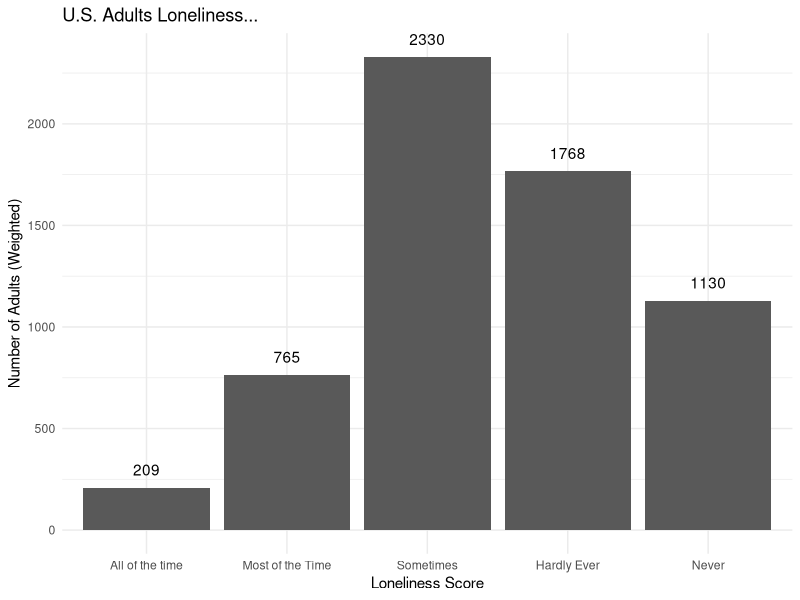
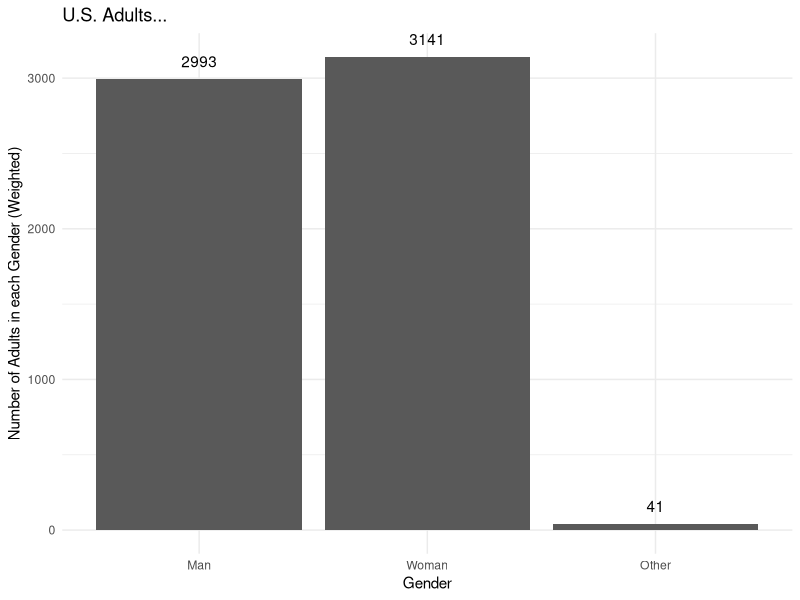
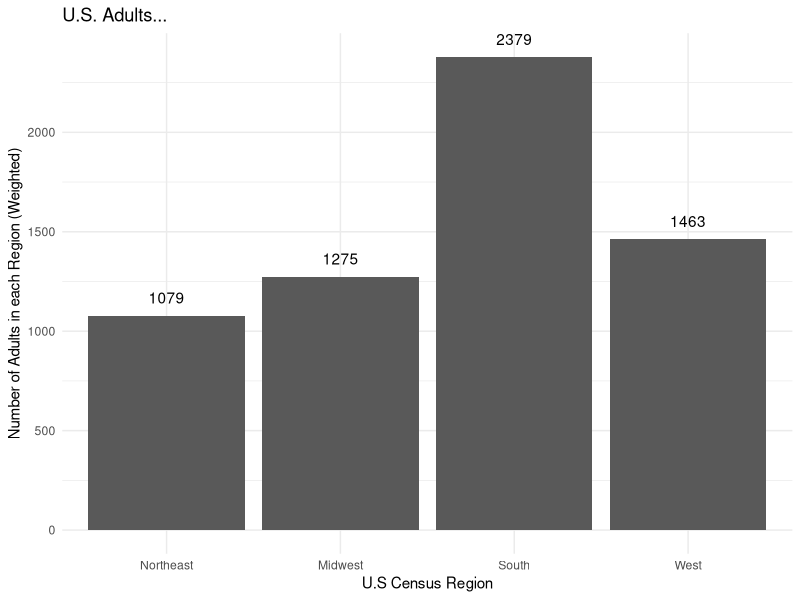
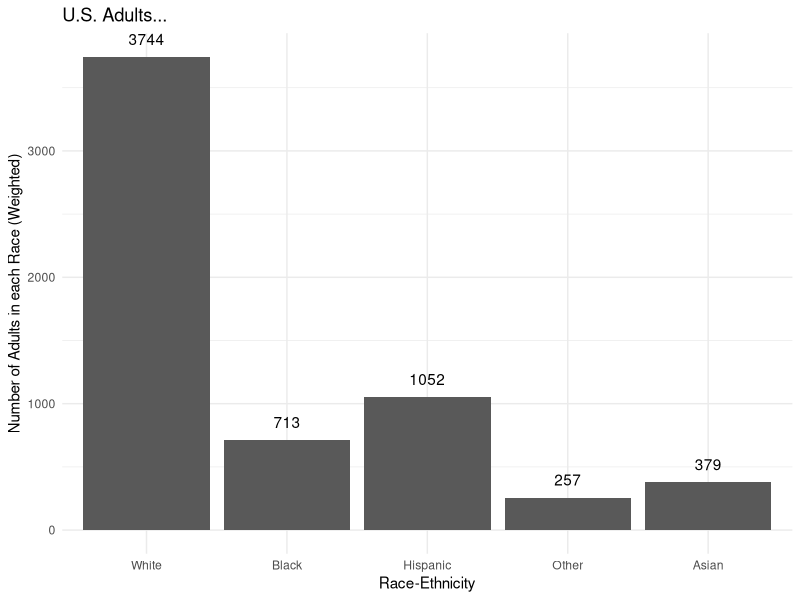
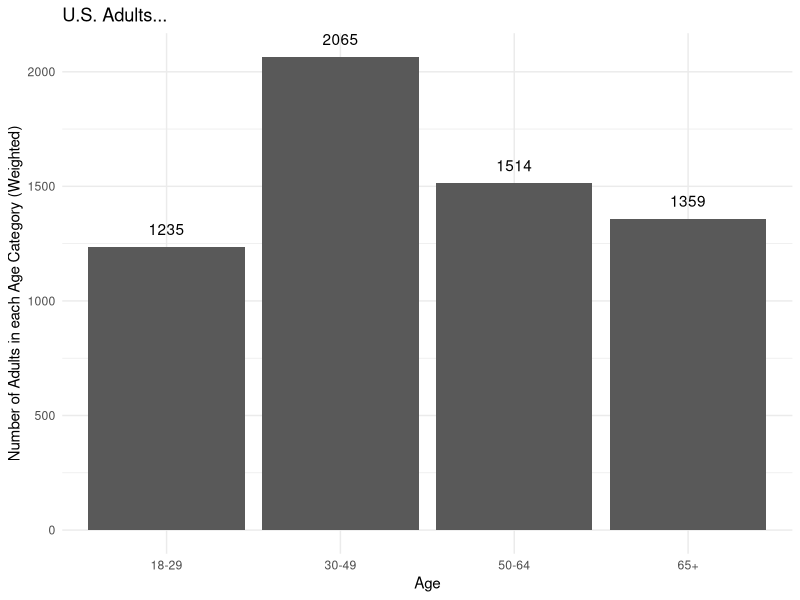
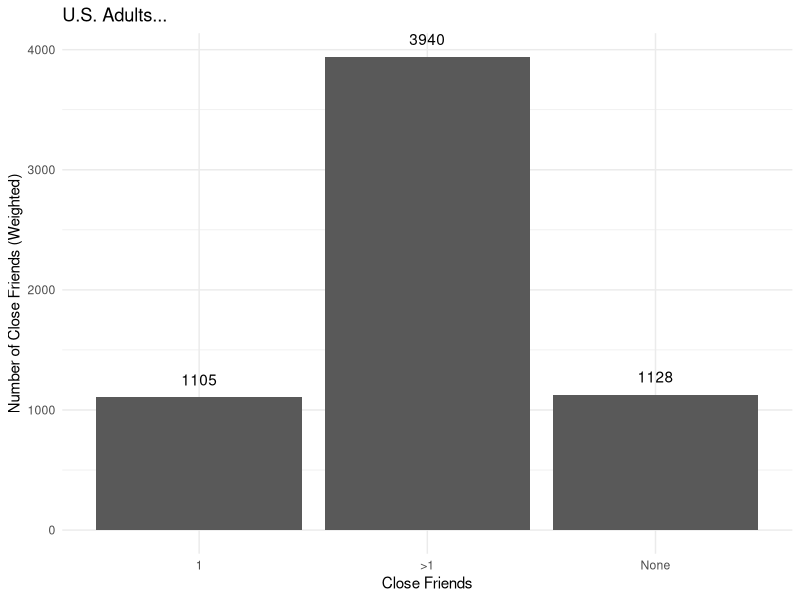
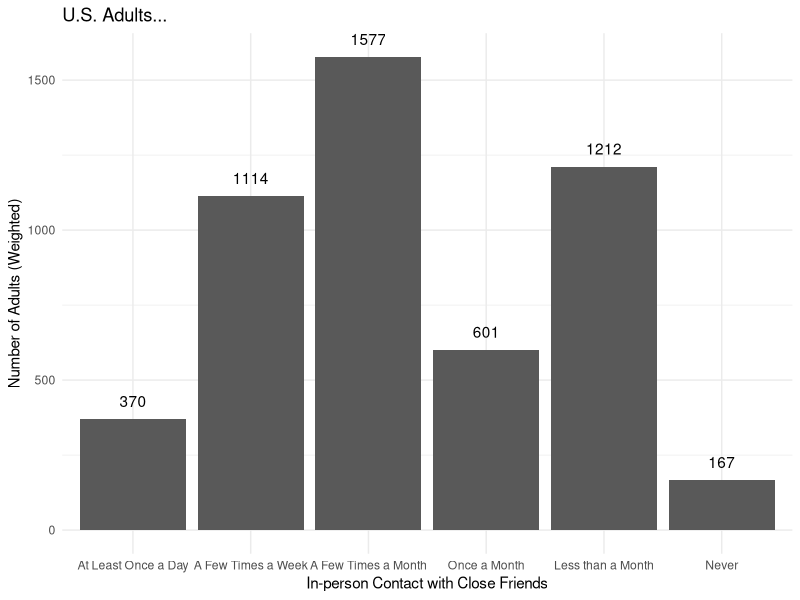
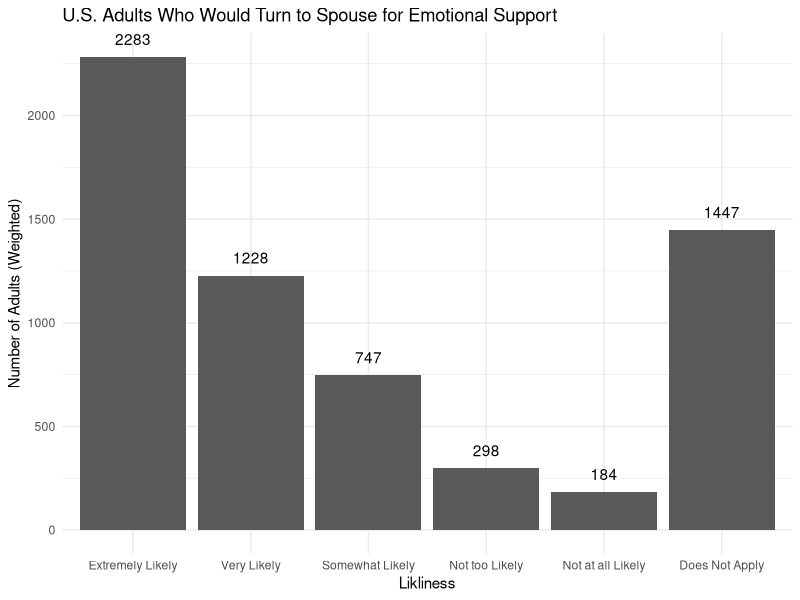

Recreate these plots in R, in order.
# Title:
# Author: Iyanu Dabiri
# Research Questions:

# How do differences in social connection and emotional support help explain
# variation in loneliness across gender, racial/ethnic, and regional groups
# in the U.S.?
# How does the frequency of loneliness differ across gender groups?
# How does the frequency of loneliness differ across racial and ethnic groups?
# How does the frequency of loneliness differ across U.S. regions?
# Is the number of close friends a person has associated with how frequently they experience loneliness?
# Is more frequent in-person contact with close friends associated with less loneliness?


# ------------ File & Library Import ------------ 
install.packages("survey")
library(readxl)
library(dplyr)
library(survey) # for the weights used for Race
library(ggplot2)
atp <- read.csv("ATP W154.csv")


# ------------ Data Cleaning ------------

# Subset Dataset to Include Needed (Renamed) Variables for Analysis
atp_final <- atp |> 
  select(F_AGECAT, F_RACETHNMOD, F_GENDER, F_CREGION, WEIGHT_W154, FEELMOD_a_W154, 
         CLOSEFRI_W154, COMMFRI_c_W154, EMOSUPPFAM_a_W154, EMOSUPPFAM_b_W154, EMOSUPPFAM_c_W154, 
         EMOSUPPFAM_d_W154, EMOSUPPOTH_a_W154, EMOSUPPOTH_c_W154) |> 
  rename(FEEL_LONELY = FEELMOD_a_W154,
         CLOSE_FRIEND = CLOSEFRI_W154,
         COMMFRI_IRL = COMMFRI_c_W154,
         EMOSUPP_SPOUSE = EMOSUPPFAM_a_W154,
         EMOSUPP_MOM = EMOSUPPFAM_b_W154,
         EMOSUPP_DAD = EMOSUPPFAM_c_W154,
         EMOSUPP_OTHFAM = EMOSUPPFAM_d_W154,
         EMOSUPP_FRIEND = EMOSUPPOTH_a_W154,
         EMOSUPP_PROF = EMOSUPPOTH_c_W154) |> 
  glimpse()


# Recode 99s to NA (???)
atp_final <- atp_final |> 
  mutate(across(everything(), ~ na_if(.x, 99)))


#Rename variables
atp_final <- atp_final |> 
  mutate(
    F_AGECAT = factor(F_AGECAT, levels = c(1, 2, 3, 4), 
                      labels = c("18-29", "30-49", "50-64", "65+")),
    
    F_RACETHNMOD = factor(F_RACETHNMOD, levels = c(1, 2, 3, 4, 5), 
                          labels = c("White", "Black", "Hispanic", "Other", "Asian")),
    
    F_GENDER = factor(F_GENDER, levels = c(1, 2, 3), 
                      labels = c("Man", "Woman", "Other")),
    
    F_CREGION = factor(F_CREGION, levels = c(1, 2, 3, 4), 
                       labels = c("Northeast", "Midwest", "South", "West"))
  ) |> 
  glimpse()

# Making FEEL_LONELY into a binary variable
atp_final <- atp_final |> 
  mutate(
    IS_LONELY = if_else(FEEL_LONELY != 1 & FEEL_LONELY != 2, 0, 1, missing = NA)
  )

# Import the weights that will be used throughout analysis
weight <- svydesign(ids = ~1, data = atp_final, weights = ~WEIGHT_W154)


# ------------ EDA Frequency Tables ------------

# Check frequencies of raw variables and NAs
table(atp_final$F_AGECAT, useNA = "always")
table(atp_final$F_RACETHNMOD, useNA = "always")
table(atp_final$F_GENDER, useNA = "always")
table(atp_final$F_CREGION, useNA = "always")
table(atp_final$FEEL_LONELY, useNA = "always")
table(atp_final$CLOSE_FRIEND, useNA = "always") 
table(atp_final$COMMFRI_IRL, useNA = "always")
table(atp_final$EMOSUPP_SPOUSE, useNA = "always")
table(atp_final$EMOSUPP_MOM, useNA = "always") 
table(atp_final$EMOSUPP_DAD, useNA = "always")
table(atp_final$EMOSUPP_OTHFAM, useNA = "always")
table(atp_final$EMOSUPP_FRIEND, useNA = "always")
table(atp_final$EMOSUPP_PROF, useNA = "always")


# Check frequencies with weights
svytable(~F_AGECAT, design = weight)
svytable(~F_RACETHNMOD, design = weight)
svytable(~F_GENDER, design = weight)
svytable(~F_CREGION, design = weight)
svytable(~FEEL_LONELY, design = weight)
svytable(~CLOSE_FRIEND, design = weight)
svytable(~COMMFRI_IRL, design = weight)
svytable(~EMOSUPP_SPOUSE, design = weight)
svytable(~EMOSUPP_MOM, design = weight)
svytable(~EMOSUPP_DAD, design = weight)
svytable(~EMOSUPP_OTHFAM, design = weight)
svytable(~EMOSUPP_FRIEND, design = weight)
svytable(~EMOSUPP_PROF, design = weight)


# ------------ EDA Contingency Tables ------------

# Check weighted loneliness by demographics
round(svytable(~IS_LONELY + F_AGECAT, design = weight) |> prop.table(margin = 2) * 100, digits = 1)
round(svytable(~IS_LONELY + F_RACETHNMOD, design = weight) |> prop.table(margin = 2) * 100, digits = 1)
round(svytable(~IS_LONELY + F_GENDER, design = weight) |> prop.table(margin = 2) * 100, digits = 1)
round(svytable(~IS_LONELY + F_CREGION, design = weight) |> prop.table(margin = 2) * 100, digits = 1)

# Close friends by lonliness
round(svytable(~CLOSE_FRIEND + IS_LONELY, design = weight) |> prop.table(margin = 2) * 100, digits = 1)

# In-person contact by lonliness
round(svytable(~COMMFRI_IRL + IS_LONELY, design = weight) |> prop.table(margin = 2) * 100, digits = 1)

# Support from professional by demographics
round(svytable(~EMOSUPP_PROF + IS_LONELY, design = weight) |> prop.table(margin = 2) * 100, digits = 1)
round(svytable(~EMOSUPP_FRIEND + IS_LONELY, design = weight) |> prop.table(margin = 2) * 100, digits = 1)
round(svytable(~EMOSUPP_MOM + IS_LONELY, design = weight) |> prop.table(margin = 2) * 100, digits = 1)
round(svytable(~EMOSUPP_DAD + IS_LONELY, design = weight) |> prop.table(margin = 2) * 100, digits = 1)
round(svytable(~EMOSUPP_OTHFAM + IS_LONELY, design = weight) |> prop.table(margin = 2) * 100, digits = 1)
round(svytable(~EMOSUPP_SPOUSE + IS_LONELY, design = weight) |> prop.table(margin = 2) * 100, digits = 1)


# ------------ Descriptive Visualizations: Outcome ------------

# Loneliness Bar Charts
lonely_total <- svytable(~FEEL_LONELY, design = weight) |> 
  as.data.frame()

print(lonely_total)


lonely_total |> 
  ggplot(aes(x = factor(FEEL_LONELY), y = Freq)) +
  geom_bar(stat = "identity") +
  geom_text(aes(label = round(Freq)), vjust = -1) +
  labs(
    x = "Loneliness Score", 
    y = "Number of Adults (Weighted)", 
    title = "U.S. Adults Loneliness...") + 
  theme_minimal() +
  scale_x_discrete(
    labels = 
      c("All of the time", "Most of the Time", "Sometimes", "Hardly Ever", "Never")
  )



# ------------ Descriptive Visualizations: Grouping ------------

# Gender Bar Charts
gender_total <- svytable(~F_GENDER, design = weight) |> 
  as.data.frame()

print(gender_total)


gender_total |> 
  ggplot(aes(x = factor(F_GENDER), y = Freq)) +
  geom_bar(stat = "identity") +
  geom_text(aes(label = round(Freq)), vjust = -1) +
  labs(
    x = "Gender", 
    y = "Number of Adults in each Gender (Weighted)", 
    title = "U.S. Adults...") + 
  theme_minimal()


# Region Bar Charts
region_total <- svytable(~F_CREGION, design = weight) |> 
  as.data.frame()

print(region_total)


region_total |> 
  ggplot(aes(x = factor(F_CREGION), y = Freq)) +
  geom_bar(stat = "identity") +
  geom_text(aes(label = round(Freq)), vjust = -1) +
  labs(
    x = "U.S Census Region", 
    y = "Number of Adults in each Region (Weighted)", 
    title = "U.S. Adults...") + 
  theme_minimal()

# Race Bar Charts
race_total <- svytable(~F_RACETHNMOD, design = weight) |> 
  as.data.frame()

print(race_total)


race_total |> 
  ggplot(aes(x = factor(F_RACETHNMOD), y = Freq)) +
  geom_bar(stat = "identity") +
  geom_text(aes(label = round(Freq)), vjust = -1) +
  labs(
    x = "Race-Ethnicity", 
    y = "Number of Adults in each Race (Weighted)", 
    title = "U.S. Adults...") + 
  theme_minimal()

# Age Bar Charts
age_total <- svytable(~F_AGECAT, design = weight) |> 
  as.data.frame()

print(age_total)


age_total |> 
  ggplot(aes(x = factor(F_AGECAT), y = Freq)) +
  geom_bar(stat = "identity") +
  geom_text(aes(label = round(Freq)), vjust = -1) +
  labs(
    x = "Age", 
    y = "Number of Adults in each Age Category (Weighted)", 
    title = "U.S. Adults...") + 
  theme_minimal()



# ------------ Descriptive Visualizations: Independents ------------

# Close Friends Bar Chart
closefriends_total <- svytable(~CLOSE_FRIEND, design = weight) |> 
  as.data.frame()

print(closefriends_total)


closefriends_total |> 
  ggplot(aes(x = factor(CLOSE_FRIEND), y = Freq)) +
  geom_bar(stat = "identity") +
  geom_text(aes(label = round(Freq)), vjust = -1) +
  labs(
    x = "Close Friends", 
    y = "Number of Close Friends (Weighted)", 
    title = "U.S. Adults...") + 
  theme_minimal() +
  scale_x_discrete(
    labels = c("1", ">1", "None"))


# In-person Contact with Close Friends Bar Chart
friendIRL_total <- svytable(~COMMFRI_IRL, design = weight) |> 
  as.data.frame()

print(friendIRL_total)


friendIRL_total |> 
  ggplot(aes(x = factor(COMMFRI_IRL), y = Freq)) +
  geom_bar(stat = "identity") +
  geom_text(aes(label = round(Freq)), vjust = -1) +
  labs(
    x = "In-person Contact with Close Friends", 
    y = "Number of Adults (Weighted)", 
    title = "U.S. Adults...") + 
  theme_minimal() +
  scale_x_discrete(
    labels = c("At Least Once a Day", "A Few Times a Week", "A Few Times a Month",
               "Once a Month", "Less than a Month", "Never"))

# Spouse Emotional Support Bar Chart
spouse_total <- svytable(~EMOSUPP_SPOUSE, design = weight) |> 
  as.data.frame()

print(spouse_total)


spouse_total |> 
  ggplot(aes(x = factor(EMOSUPP_SPOUSE), y = Freq)) +
  geom_bar(stat = "identity") +
  geom_text(aes(label = round(Freq)), vjust = -1) +
  labs(
    x = "Likliness", 
    y = "Number of Adults (Weighted)", 
    title = "U.S. Adults Who Would Turn to Spouse for Emotional Support") + 
  theme_minimal() +
  scale_x_discrete(
    labels = c("Extremely Likely", "Very Likely", "Somewhat Likely",
               "Not too Likely", "Not at all Likely", "Does Not Apply"))


# Mom Emotional Support Bar Chart
mom_total <- svytable(~EMOSUPP_MOM, design = weight) |> 
  as.data.frame()

print(mom_total)


mom_total |> 
  ggplot(aes(x = factor(EMOSUPP_MOM), y = Freq)) +
  geom_bar(stat = "identity") +
  geom_text(aes(label = round(Freq)), vjust = -1) +
  labs(
    x = "Likliness", 
    y = "Number of Adults (Weighted)", 
    title = "U.S. Adults Who Would Turn to Mother for Emotional Support") + 
  theme_minimal() +
  scale_x_discrete(
    labels = c("Extremely Likely", "Very Likely", "Somewhat Likely",
               "Not too Likely", "Not at all Likely", "Does Not Apply"))


# Dad Emotional Support Bar Chart
dad_total <- svytable(~EMOSUPP_DAD, design = weight) |> 
  as.data.frame()

print(dad_total)


dad_total |> 
  ggplot(aes(x = factor(EMOSUPP_DAD), y = Freq)) +
  geom_bar(stat = "identity") +
  geom_text(aes(label = round(Freq)), vjust = -1) +
  labs(
    x = "Likliness", 
    y = "Number of Adults (Weighted)", 
    title = "U.S. Adults Who Would Turn to Father for Emotional Support") + 
  theme_minimal() +
  scale_x_discrete(
    labels = c("Extremely Likely", "Very Likely", "Somewhat Likely",
               "Not too Likely", "Not at all Likely", "Does Not Apply"))


# Other Family Emotional Support Bar Chart
othfam_total <- svytable(~EMOSUPP_OTHFAM, design = weight) |> 
  as.data.frame()

print(othfam_total)


othfam_total |> 
  ggplot(aes(x = factor(EMOSUPP_OTHFAM), y = Freq)) +
  geom_bar(stat = "identity") +
  geom_text(aes(label = round(Freq)), vjust = -1) +
  labs(
    x = "Likliness", 
    y = "Number of Adults (Weighted)", 
    title = "U.S. Adults Who Would Turn to Other Family Members for Emotional Support") + 
  theme_minimal() +
  scale_x_discrete(
    labels = c("Extremely Likely", "Very Likely", "Somewhat Likely",
               "Not too Likely", "Not at all Likely", "Does Not Apply"))


# Friend Emotional Support Bar Chart
friend_total <- svytable(~EMOSUPP_FRIEND, design = weight) |> 
  as.data.frame()

print(friend_total)


friend_total |> 
  ggplot(aes(x = factor(EMOSUPP_FRIEND), y = Freq)) +
  geom_bar(stat = "identity") +
  geom_text(aes(label = round(Freq)), vjust = -1) +
  labs(
    x = "Likliness", 
    y = "Number of Adults (Weighted)", 
    title = "U.S. Adults Who Would Turn to Friends for Emotional Support") + 
  theme_minimal() +
  scale_x_discrete(
    labels = c("Extremely Likely", "Very Likely", "Somewhat Likely",
               "Not too Likely", "Not at all Likely", "Does Not Apply"))


# Professional Support Emotional Support Bar Chart
prof_total <- svytable(~EMOSUPP_PROF, design = weight) |> 
  as.data.frame()

print(prof_total)


prof_total |> 
  ggplot(aes(x = factor(EMOSUPP_PROF), y = Freq)) +
  geom_bar(stat = "identity") +
  geom_text(aes(label = round(Freq)), vjust = -1) +
  labs(
    x = "Likliness", 
    y = "Number of Adults (Weighted)", 
    title = "U.S. Adults Who Would Turn to a Mental Health Professional for Emotional Support") + 
  theme_minimal() +
  scale_x_discrete(
    labels = c("Extremely Likely", "Very Likely", "Somewhat Likely",
               "Not too Likely", "Not at all Likely", "Does Not Apply"))



# ------------ Descriptive Visualizations: Loneliness x Gender ------------

# Side by Side Bar Chart
lonely_gender <-
  round(svytable(~IS_LONELY + F_GENDER, design = weight) |>
          prop.table(margin = 2) * 100, digits = 1) |> as.data.frame() |>
  rename(percent = Freq)

print(lonely_gender)


lonely_gender |> 
  ggplot(aes(x = factor(F_GENDER), y = percent, fill = IS_LONELY)) +
  geom_bar(stat = "identity", position = "dodge") +
  geom_text(aes(label = round(percent, digits = 1)), 
            position = position_dodge(width = 1), vjust = -1) +
  labs(
    x = "Gender", 
    y = "Percentage", 
    title = "Loneliness by Gender",
    fill = "Is Lonely") +
  theme_minimal()

# Chi-Square to Check Association
chisq.test(svytable(~IS_LONELY + F_GENDER, design = weight)) # significant



# ------------ Descriptive Visualizations: Loneliness x Age ------------

# Side by Side Bar Chart
lonely_age <-
  round(svytable(~IS_LONELY + F_AGECAT, design = weight) |>
          prop.table(margin = 2) * 100, digits = 1) |> as.data.frame() |>
  rename(percent = Freq)

print(lonely_age)


lonely_age |> 
  ggplot(aes(x = factor(F_AGECAT), y = percent, fill = IS_LONELY)) +
  geom_bar(stat = "identity", position = "dodge") +
  geom_text(aes(label = round(percent, digits = 1)), 
            position = position_dodge(width = 1), vjust = -1) +
  labs(
    x = "Age", 
    y = "Percentage", 
    title = "Loneliness by Age",
    fill = "Is Lonely") +
  theme_minimal()

#Chi-Square Test to Check Association
chisq.test(svytable(~IS_LONELY + F_AGECAT, design = weight)) # significant



# ------------ Descriptive Visualizations: Loneliness x Race/Ethnicity ------------

# Side by Side Bar Chart
lonely_race <-
  round(svytable(~IS_LONELY + F_RACETHNMOD, design = weight) |>
          prop.table(margin = 2) * 100, digits = 1) |> as.data.frame() |>
  rename(percent = Freq)

print(lonely_race)


lonely_race |> 
  ggplot(aes(x = factor(F_RACETHNMOD), y = percent, fill = IS_LONELY)) +
  geom_bar(stat = "identity", position = "dodge") +
  geom_text(aes(label = round(percent, digits = 1)), 
            position = position_dodge(width = 1), vjust = -1) +
  labs(
    x = "Race/Ethnicity", 
    y = "Percentage", 
    title = "Loneliness by Race/Ethnicity",
    fill = "Is Lonely") +
  theme_minimal()

# Chi-square Test to Check Association
chisq.test(svytable(~IS_LONELY + F_RACETHNMOD, design = weight)) # significant



# ------------ Descriptive Visualizations: Loneliness x Region ------------

# Side by Side Bar Chart
lonely_region <-
  round(svytable(~IS_LONELY + F_CREGION, design = weight) |>
          prop.table(margin = 2) * 100, digits = 1) |> as.data.frame() |>
  rename(percent = Freq)

print(lonely_region)


lonely_region|> 
  ggplot(aes(x = factor(F_CREGION), y = percent, fill = IS_LONELY)) +
  geom_bar(stat = "identity", position = "dodge") +
  geom_text(aes(label = round(percent, digits = 1)), 
            position = position_dodge(width = 1), vjust = -1) +
  labs(
    x = "Cesus Region", 
    y = "Percentage", 
    title = "Loneliness by Region",
    fill = "Is Lonely") +
  theme_minimal()

# Chi-square Test to Check Association
chisq.test(svytable(~IS_LONELY + F_CREGION, design = weight)) # not significant



# ------------ Descriptive Visualizations: Loneliness x Close Friends ------------

# Side by Side Bar Chart
lonely_friend <-
  round(svytable(~IS_LONELY + CLOSE_FRIEND, design = weight) |>
          prop.table(margin = 2) * 100, digits = 1) |> as.data.frame() |>
  rename(percent = Freq)

print(lonely_friend)


lonely_friend|> 
  ggplot(aes(x = factor(CLOSE_FRIEND), y = percent, fill = IS_LONELY)) +
  geom_bar(stat = "identity", position = "dodge") +
  geom_text(aes(label = round(percent, digits = 1)), 
            position = position_dodge(width = 1), vjust = -1) +
  labs(
    x = "Close Friends", 
    y = "Percentage", 
    title = "Loneliness by Close Friends",
    fill = "Is Lonely") +
  theme_minimal() + 
  scale_x_discrete(
    labels = c("1", ">1", "None")
  )

# Chi-square Test to Check Association
chisq.test(svytable(~IS_LONELY + CLOSE_FRIEND, design = weight)) # significant




# ------------ Descriptive Visualizations: Loneliness x Close Friends IRL ------------

# Side by Side Bar Chart
lonely_irl <-
  round(svytable(~IS_LONELY + COMMFRI_IRL, design = weight) |>
          prop.table(margin = 2) * 100, digits = 1) |> as.data.frame() |>
  rename(percent = Freq)

print(lonely_irl)


lonely_irl|> 
  ggplot(aes(x = factor(COMMFRI_IRL), y = percent, fill = IS_LONELY)) +
  geom_bar(stat = "identity", position = "dodge") +
  geom_text(aes(label = round(percent, digits = 1)), 
            position = position_dodge(width = 1), vjust = -1) +
  labs(
    x = "Contact with Close Friends In-person", 
    y = "Percentage", 
    title = "Loneliness by Close Friends In-person",
    fill = "Is Lonely") +
  theme_minimal()  +
  scale_x_discrete(
    labels = c("At Least Once a Day", "A Few Times a Week", "A Few Times a Month",
               "Once a Month", "Less than a Month", "Never"))

# Chi-square Test to Check Association
chisq.test(svytable(~IS_LONELY + COMMFRI_IRL, design = weight)) # significant


# ------------ Normality Checks for Multicollinearity ------------

# Independence of variables
install.packages("car")
library(car)

# Linear regression model
model <- lm(FEEL_LONELY ~ EMOSUPP_MOM + EMOSUPP_DAD + EMOSUPP_OTHFAM, data = atp_final)

# Durbin-Watson test
durbinWatsonTest(model) # low signs of autocorrelation

# VIF for the regression model
vif(model) # low-moderate correlation
